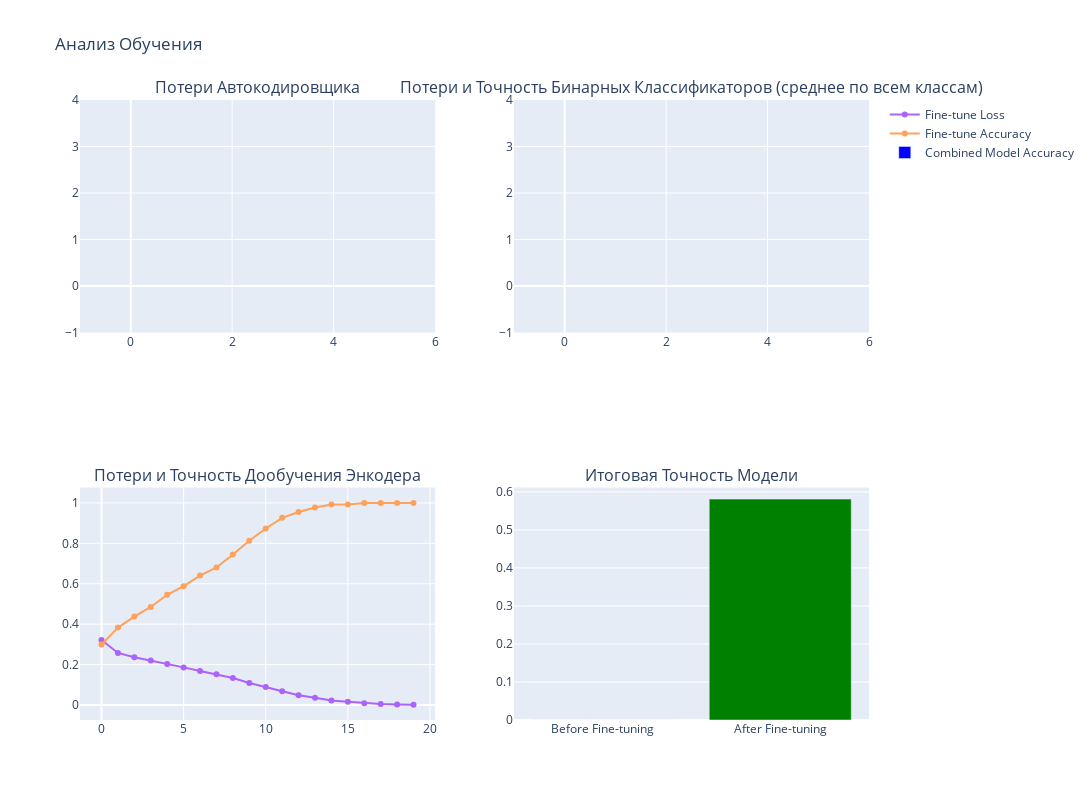

Notebook code cell kept with this figure:
### Code cell
# %%

trainer.plot_results()

### Figure 1 — Plotly figure (JSON) as saved in the notebook; plotly's stock layout.template omitted (floating-point values rounded to 4 significant figures)
{"data": [{"mode": "lines+markers", "name": "AE Loss", "type": "scatter", "xaxis": "x", "y": [], "yaxis": "y"}, {"mode": "lines+markers", "name": "Binary Cls Mean Loss", "type": "scatter", "xaxis": "x2", "y": [], "yaxis": "y2"}, {"mode": "lines+markers", "name": "Binary Cls Mean Acc", "type": "scatter", "xaxis": "x2", "y": [], "yaxis": "y2"}, {"mode": "lines+markers", "name": "Fine-tune Loss", "type": "scatter", "xaxis": "x3", "y": [0.3217, 0.2575, 0.2364, 0.2207, 0.203, 0.1861, 0.1687, 0.1518, 0.1334, 0.1086, 0.08855, 0.06774, 0.04881, 0.03579, 0.02223, 0.01639, 0.008694, 0.004475, 0.002784, 0.001944], "yaxis": "y3"}, {"mode": "lines+markers", "name": "Fine-tune Accuracy", "type": "scatter", "xaxis": "x3", "y": [0.299, 0.383, 0.4375, 0.485, 0.5455, 0.588, 0.6405, 0.6805, 0.745, 0.813, 0.8735, 0.926, 0.955, 0.977, 0.9915, 0.9915, 0.999, 1, 1, 1], "yaxis": "y3"}, {"marker": {"color": ["blue", "green"]}, "name": "Combined Model Accuracy", "type": "bar", "x": ["Before Fine-tuning", "After Fine-tuning"], "xaxis": "x4", "y": [0, 0.581], "yaxis": "y4"}], "layout": {"annotations": [{"font": {"size": 16}, "showarrow": false, "text": "Потери Автокодировщика", "x": 0.225, "xanchor": "center", "xref": "paper", "y": 1, "yanchor": "bottom", "yref": "paper"}, {"font": {"size": 16}, "showarrow": false, "text": "Потери и Точность Бинарных Классификаторов (среднее по всем классам)", "x": 0.775, "xanchor": "center", "xref": "paper", "y": 1, "yanchor": "bottom", "yref": "paper"}, {"font": {"size": 16}, "showarrow": false, "text": "Потери и Точность Дообучения Энкодера", "x": 0.225, "xanchor": "center", "xref": "paper", "y": 0.375, "yanchor": "bottom", "yref": "paper"}, {"font": {"size": 16}, "showarrow": false, "text": "Итоговая Точность Модели", "x": 0.775, "xanchor": "center", "xref": "paper", "y": 0.375, "yanchor": "bottom", "yref": "paper"}], "height": 800, "showlegend": true, "title": {"text": "Анализ Обучения"}, "width": 1200, "xaxis": {"anchor": "y", "domain": [0, 0.45]}, "xaxis2": {"anchor": "y2", "domain": [0.55, 1]}, "xaxis3": {"anchor": "y3", "domain": [0, 0.45]}, "xaxis4": {"anchor": "y4", "domain": [0.55, 1]}, "yaxis": {"anchor": "x", "domain": [0.625, 1]}, "yaxis2": {"anchor": "x2", "domain": [0.625, 1]}, "yaxis3": {"anchor": "x3", "domain": [0, 0.375]}, "yaxis4": {"anchor": "x4", "domain": [0, 0.375]}}}
